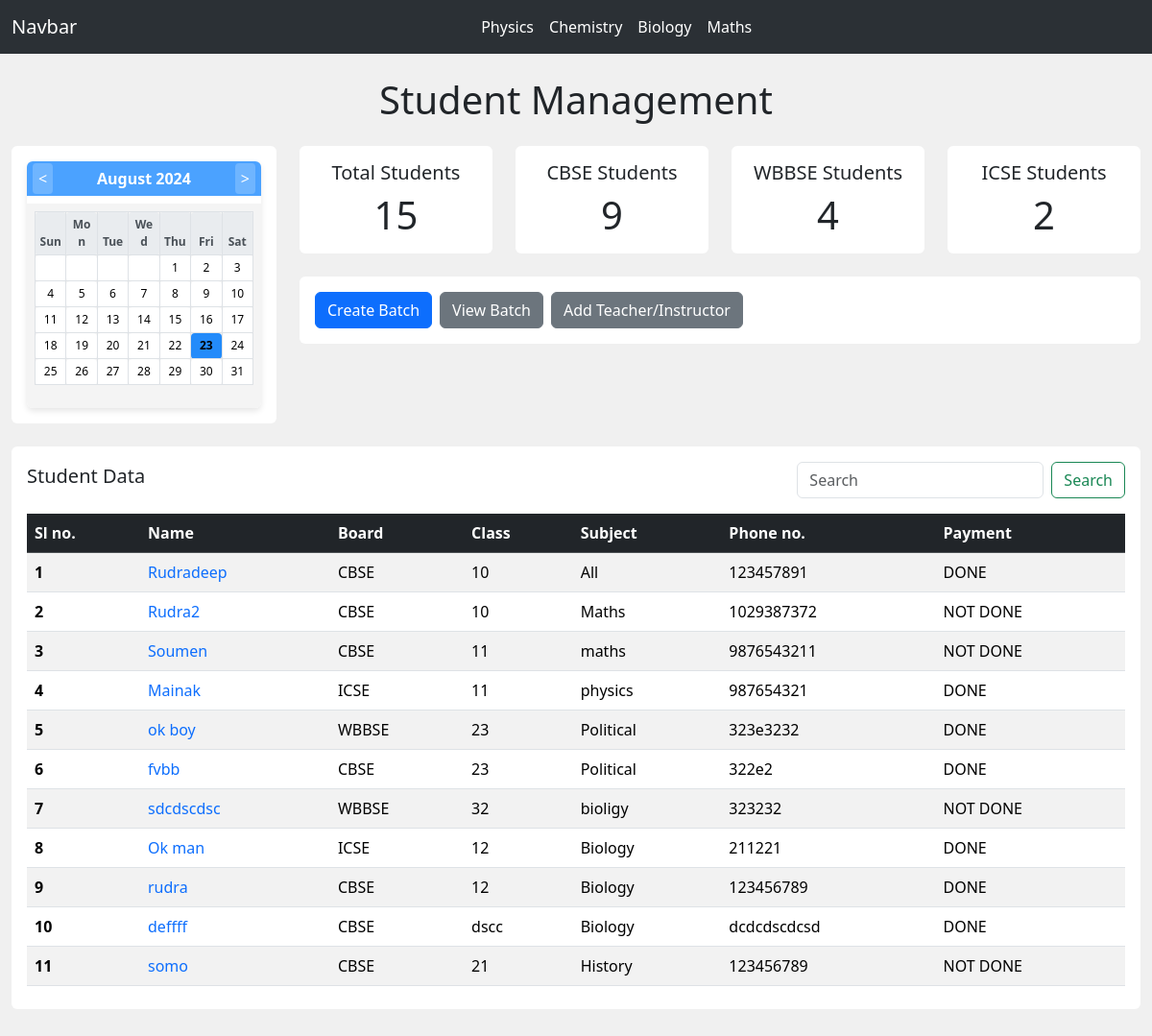
The page / on the database its author committed.
### myapp/models.py (models this page shows, shortened)
class Student(models.Model):
    name = models.CharField(max_length=100)
    phone_number = models.CharField(max_length=15, default='N/A')
    board = models.CharField(max_length=50, choices=[('CBSE', 'CBSE'), ('WBBSE', 'WBBSE'), ('ICSE', 'ICSE')])
    student_class = models.CharField(max_length=10)
    payment = models.CharField(max_length=50, choices=[('DONE', 'DONE'), ('NOT DONE', 'NOT DONE')], default='NOT DONE')
    subject = models.CharField(max_length=100, default='All')

### myapp/views.py (the view, shortened to what this page needs)
# urls.py: path('', views.index, name='index'),
def index(request):
    search_query = request.GET.get("search", "")
    students = Student.objects.all()
    total_students = students.count()
    cbse_students = students.filter(board='CBSE').count()
    wbbse_students = students.filter(board='WBBSE').count()
    icse_students = students.filter(board='ICSE').count()
    context = {
        'students': students,
        'total_students': total_students,
        'cbse_students': cbse_students,
        'wbbse_students': wbbse_students,
        'icse_students': icse_students,
        'search': search_query,
    }
    return render(request, 'index.html', context)

### templates/index.html (shortened to what this page needs)
{% extends "base.html" %}
{% load static %}
{% block style %}
<link rel="stylesheet" href="{% static 'css/style.css' %}">
{% endblock style %}
{% block body %}
<div class="container-fluid py-4">
    <h1 class="text-center mb-4">Student Management</h1>
    <div class="row g-4">
        <div class="col-lg-3 col-md-4 col-sm-12">
            <div class="card shadow-md border-0">
                <div class="card-body">
                    <div class="calendar">
                        <div class="calendar-header d-flex justify-content-between align-items-center">
                            <button id="prev-month" class="btn btn-outline-primary">&lt;</button>
                            <div class="d-flex flex-grow-1 justify-content-center">
                                <span id="month-year" class="fw-bold"></span>
                            </div>
                            <button id="next-month" class="btn btn-outline-primary">&gt;</button>
                        </div>
                        <div class="calendar-body mt-2">
                            <table class="calendar-table table table-bordered">
                                <thead>
                                    <tr>
                                        <th>Sun</th>
                                        <th>Mon</th>
                                        <th>Tue</th>
                                        <th>Wed</th>
                                        <th>Thu</th>
                                        <th>Fri</th>
                                        <th>Sat</th>
                                    </tr>
                                </thead>
                                <tbody id="calendar-days">
                                </tbody>
                            </table>
                        </div>
                    </div>
                </div>
            </div>
        </div>
        <div class="col-lg-9 col-md-8 col-sm-12">
            <div class="row mb-4">
                <div class="col-md-6 col-lg-3">
                    <div class="card shadow-md text-center border-0">
                        <div class="card-body">
                            <h5 class="card-title">Total Students</h5>
                            <p class="card-text display-6">{{ total_students }}</p>
                        </div>
                    </div>
                </div>
                <div class="col-md-6 col-lg-3">
                    <div class="card shadow-md text-center border-0">
                        <div class="card-body">
                            <h5 class="card-title">CBSE Students</h5>
                            <p class="card-text display-6">{{ cbse_students }}</p>
                        </div>
                    </div>
                </div>
                <div class="col-md-6 col-lg-3">
                    <div class="card shadow-md text-center border-0">
                        <div class="card-body">
                            <h5 class="card-title">WBBSE Students</h5>
                            <p class="card-text display-6">{{ wbbse_students }}</p>
                        </div>
                    </div>
                </div>
                <div class="col-md-6 col-lg-3">
                    <div class="card shadow-md text-center border-0">
                        <div class="card-body">
                            <h5 class="card-title">ICSE Students</h5>
                            <p class="card-text display-6">{{ icse_students }}</p>
                        </div>
                    </div>
                </div>
            </div>
            <div class="card shadow-md border-0 m-0 p-0">
                <div class="card-body">
                    <div class="d-flex justify-content-start gap-2">
                        <a href="#" class="btn btn-primary" data-bs-toggle="modal" data-bs-target="#createBatchModal">Create Batch</a>
                        <a href="{% url 'view_batches' %}" class="btn btn-secondary">View Batch</a>
                        <a href="{% url 'add_teacher' %}" class="btn btn-secondary">Add Teacher/Instructor</a>
                    </div>
                </div>
            </div>
        </div>
    </div>
    <div class="card shadow-md border-0 mt-4">
        <div class="card-body">
            <div class="d-flex justify-content-between align-items-center mb-3">
                <h5 class="card-title">Student Data</h5>
                <form method="GET" action="{% url 'index' %}" class="d-inline-flex" role="search">
                    <input class="form-control me-2" type="search" placeholder="Search" aria-label="Search"
                        name="search" value="{{ search }}">
                    <button class="btn btn-outline-success" type="submit">Search</button>
                </form>
            </div>
            <div class="table-responsive"style="max-height: 500px; overflow-y: auto;">
                <table class="table table-striped">
                    <thead class="table-dark">
                        <tr>
                            <th scope="col">Sl no.</th>
                            <th scope="col">Name</th>
                            <th scope="col">Board</th>
                            <th scope="col">Class</th>
                            <th scope="col">Subject</th>
                            <th scope="col">Phone no.</th>
                            <th scope="col">Payment</th>
                        </tr>
                    </thead>
                    <tbody>
                        {% for student in students %}
                        <tr>
                            <th scope="row">{{ forloop.counter }}</th>
                            <td class="text-wrap"><a href="{% url 'student_profile' student.id %}"
                                    class="text-decoration-none">{{ student.name}}</a>
                            </td>
                            <td>{{ student.board }}</td>
                            <td>{{ student.student_class }}</td>
                            <td>{{ student.subject }}</td>
                            <td>{{ student.phone_number }}</td>
                            <td>{{ student.payment }}</td>
                        </tr>
                        {% empty %}
                        <tr>
                            <td colspan="7" class="text-center">No students found.</td>
                        </tr>
                        {% endfor %}
                    </tbody>
                </table>
            </div>
        </div>
    </div>
</div>
{% endblock body %}

### static/css/style.css (style rules this page uses)
.calendar { border-radius: 6px; overflow: hidden; box-shadow: 0 3px 6px rgba(0, 0, 0, 0.1); background-color: #fff; }
.calendar-header { background: #4ba2ff; color: white; text-align: center; padding: 6px 0; font-size: 1rem; font-weight: bold; position: relative; }
.calendar-header button { background: rgba(255, 255, 255, 0.2); border: none; color: white; font-size: 1rem; padding: 4px 6px; border-radius: 4px; position: absolute; top: 50%; transform: translateY(-50%); transition: background 0.3s; cursor: pointer; }
#prev-month { left: 6px; }
#next-month { right: 6px; }
.calendar-body { padding: 8px; background-color: #f4f4f4; }
.calendar-table { width: 100%; table-layout: fixed; border-collapse: collapse; }
.calendar-table th, .calendar-table td { text-align: center; padding: 4px; font-size: 0.75rem; background-color: #ffffff; border-radius: 4px; transition: background-color 0.3s; }
.calendar-table th { background-color: #e9ecef; color: #495057; font-weight: bold; }

### rows shown on the page
Student: name "Rudradeep", board "CBSE", student_class "10", subject "All", phone_number "123457891", payment "DONE"
Student: name "Rudra2", board "CBSE", student_class "10", subject "Maths", phone_number "1029387372", payment "NOT DONE"
Student: name "Soumen", board "CBSE", student_class "11", subject "maths", phone_number "9876543211", payment "NOT DONE"
Student: name "Mainak", board "ICSE", student_class "11", subject "physics", phone_number "987654321", payment "DONE"
Student: name "ok boy", board "WBBSE", student_class "23", subject "Political", phone_number "323e3232", payment "DONE"
Student: name "fvbb", board "CBSE", student_class "23", subject "Political", phone_number "322e2", payment "DONE"
Student: name "sdcdscdsc", board "WBBSE", student_class "32", subject "bioligy", phone_number "323232", payment "NOT DONE"
Student: name "Ok man", board "ICSE", student_class "12", subject "Biology", phone_number "211221", payment "DONE"
Student: name "rudra", board "CBSE", student_class "12", subject "Biology", phone_number "123456789", payment "DONE"
Student: name "deffff", board "CBSE", student_class "dscc", subject "Biology", phone_number "dcdcdscdcsd", payment "DONE"
Student: name "somo", board "CBSE", student_class "21", subject "History", phone_number "123456789", payment "NOT DONE"

### other values the page prints
{{ total_students }} "15"
{{ cbse_students }} "9"
{{ wbbse_students }} "4"
{{ icse_students }} "2"
